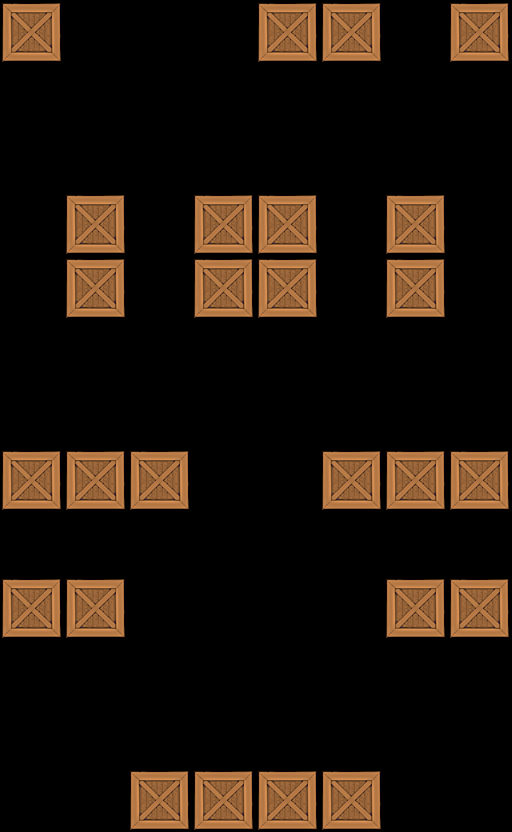

A level layout from a 2D game, rendered from its tile map. Below: a short description, then the map file with tile-grid data replaced by summaries:
An orthogonal 8x13 tile map with 64x64 px tiles, 1 tile layer (Tile Layer 1).

<map version="1.0" orientation="orthogonal" width="8" height="13" tilewidth="64" tileheight="64">
 <tileset firstgid="1" name="crate" tilewidth="64" tileheight="64">
  <image source="../../crate4.png" width="64" height="64" />
 </tileset>
 <layer name="Tile Layer 1" width="8" height="13">
  <data>[104 cells, 26 non-empty, 1 distinct tile ids]</data>
 </layer>
</map>
